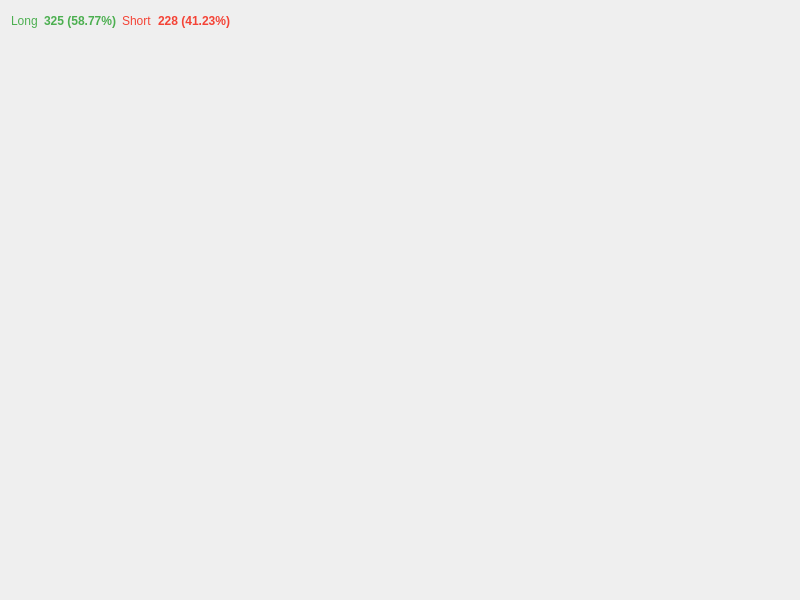
<?xml version="1.0" encoding="UTF-8"?>
<ui version="4.0">
 <class>LongShortTab</class>
 <widget class="QWidget" name="LongShortTab">
  <property name="geometry">
   <rect>
    <x>0</x>
    <y>0</y>
    <width>800</width>
    <height>600</height>
   </rect>
  </property>
  <layout class="QVBoxLayout" name="verticalLayout">
   <item>
    <layout class="QHBoxLayout" name="metrics_layout">
     <item>
      <widget class="QLabel" name="long_label">
       <property name="text">
        <string>Long</string>
       </property>
       <property name="styleSheet">
        <string>color: #4CAF50;</string>
       </property>
      </widget>
     </item>
     <item>
      <widget class="QLabel" name="long_count">
       <property name="text">
        <string>325 (58.77%)</string>
       </property>
       <property name="styleSheet">
        <string>color: #4CAF50; font-weight: bold;</string>
       </property>
      </widget>
     </item>
     <item>
      <widget class="QLabel" name="short_label">
       <property name="text">
        <string>Short</string>
       </property>
       <property name="styleSheet">
        <string>color: #F44336;</string>
       </property>
      </widget>
     </item>
     <item>
      <widget class="QLabel" name="short_count">
       <property name="text">
        <string>228 (41.23%)</string>
       </property>
       <property name="styleSheet">
        <string>color: #F44336; font-weight: bold;</string>
       </property>
      </widget>
     </item>
     <item>
      <spacer name="horizontalSpacer">
       <property name="orientation">
        <enum>Qt::Horizontal</enum>
       </property>
       <property name="sizeHint" stdset="0">
        <size>
         <width>40</width>
         <height>20</height>
        </size>
       </property>
      </spacer>
     </item>
    </layout>
   </item>
   <item>
    <layout class="QGridLayout" name="charts_layout">
     <property name="spacing">
      <number>20</number>
     </property>
     <property name="leftMargin">
      <number>0</number>
     </property>
     <property name="topMargin">
      <number>10</number>
     </property>
     <property name="rightMargin">
      <number>0</number>
     </property>
     <property name="bottomMargin">
      <number>10</number>
     </property>
     <item row="0" column="0" colspan="3">
      <widget class="QWidget" name="main_chart_container" native="true">
       <property name="sizePolicy">
        <sizepolicy hsizetype="Preferred" vsizetype="Expanding">
         <horstretch>0</horstretch>
         <verstretch>0</verstretch>
        </sizepolicy>
       </property>
      </widget>
     </item>
     <item row="1" column="0">
      <widget class="QWidget" name="pie_chart_container" native="true">
       <property name="sizePolicy">
        <sizepolicy hsizetype="Preferred" vsizetype="Preferred">
         <horstretch>0</horstretch>
         <verstretch>0</verstretch>
        </sizepolicy>
       </property>
      </widget>
     </item>
     <item row="1" column="1">
      <widget class="QWidget" name="bar_chart_container" native="true">
       <property name="sizePolicy">
        <sizepolicy hsizetype="Preferred" vsizetype="Preferred">
         <horstretch>0</horstretch>
         <verstretch>0</verstretch>
        </sizepolicy>
       </property>
      </widget>
     </item>
     <item row="1" column="2">
      <widget class="QWidget" name="line_chart_container" native="true">
       <property name="sizePolicy">
        <sizepolicy hsizetype="Preferred" vsizetype="Preferred">
         <horstretch>0</horstretch>
         <verstretch>0</verstretch>
        </sizepolicy>
       </property>
      </widget>
     </item>
    </layout>
   </item>
  </layout>
 </widget>
</ui> 
